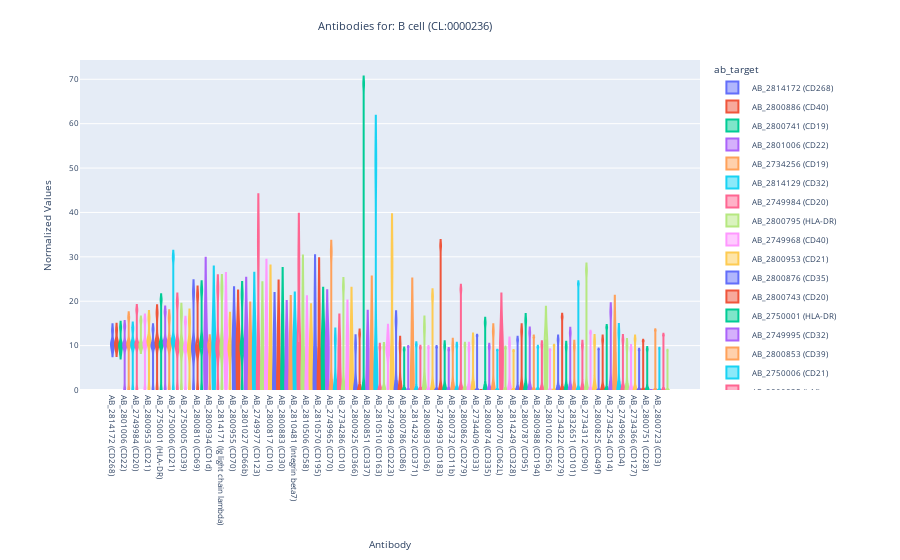

This figure's notebook cell:
### Code cell
result_df2, plot_dict2 = cxn.find_antibodies(id_CLs=["CL:0000236"])
plot_dict2["CL:0000236"]
